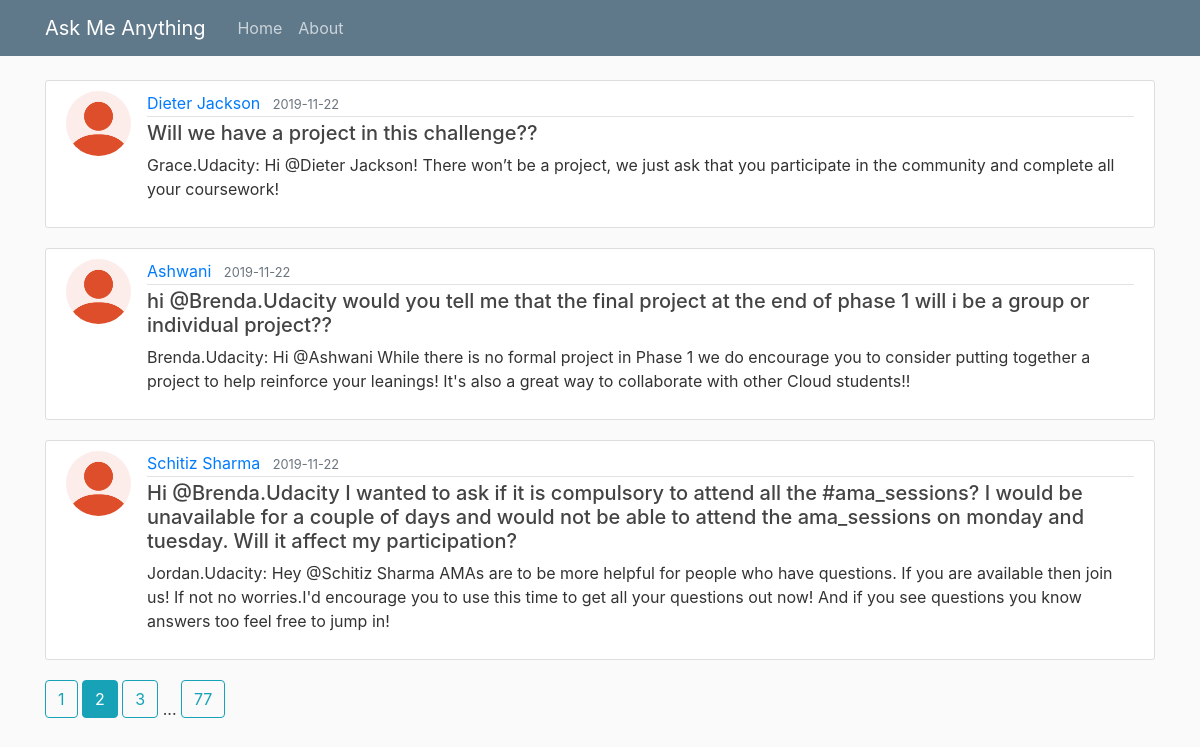
The page /home?page=2 on the database its author committed.
### flaskblog.py (models this page shows, shortened)
class Post(db.Model):
    id = db.Column(db.Integer, primary_key=True)
    title = db.Column(db.String(100), nullable=False)
    date_posted = db.Column(db.DateTime, nullable=False)
    content = db.Column(db.Text, nullable=False)
    author = db.Column(db.Text, nullable=False)
    udacity = db.Column(db.Text, nullable=False)

### flaskblog.py (the view)
@app.route("/")
@app.route("/home")
def home():
    page = request.args.get('page', 1, type=int)
    posts = Post.query.order_by(Post.date_posted.asc()).paginate(page=page, per_page=3)
    return render_template('home.html', posts=posts)

### templates/home.html
{% extends "layout.html" %}
{% block content %}
    {% for post in posts.items %}
        <article class="media content-section">
          <img class="rounded-circle article-img" src="{{ url_for('static', filename='profile_pics/default1.png') }}">
          <div class="media-body">
            <div class="article-metadata">
              <a class="mr-2" href="{{ url_for('user_posts', username=post.author) }}">{{ post.author }}</a>
              <small class="text-muted">{{ post.date_posted.strftime('%Y-%m-%d')  }}</small>
            </div>
            <h5><a class="article-title" href="#">{{ post.title }}</a></h5>
            <p class="article-content">{{post.udacity}}: {{ post.content }}</p>
          </div>
        </article>
    {% endfor %}
    {% for page_num in posts.iter_pages(left_edge=1, right_edge=1, left_current=1, right_current=2) %}
      {% if page_num %}
        {% if posts.page == page_num %}
          <a class="btn btn-info mb-4" href="{{ url_for('home', page=page_num) }}">{{ page_num }}</a>
        {% else %}
          <a class="btn btn-outline-info mb-4" href="{{ url_for('home', page=page_num) }}">{{ page_num }}</a>
        {% endif %}
      {% else %}
        ...
      {% endif %}
    {% endfor %}
{% endblock content %}

### static/main.css (style rules this page uses)
body { background: #fafafa; color: #333333; margin-top: 5rem; }
h1, h2, h3, h4, h5, h6 { color: #444444; }
.content-section { background: #ffffff; padding: 10px 20px; border: 1px solid #dddddd; border-radius: 3px; margin-bottom: 20px; }
.article-title { color: #444444; }
.article-content { white-space: pre-line; }
.article-img { height: 65px; width: 65px; margin-right: 16px; }
.article-metadata { padding-bottom: 1px; margin-bottom: 4px; border-bottom: 1px solid #e3e3e3 }

### rows shown on the page
Post: author "Dieter Jackson", date_posted "2019-11-22", title "Will we have a project in this challenge??", udacity "Grace.Udacity", content "Hi @Dieter Jackson! There won’t be a project, we just ask that you participate in the community and complete all your coursework!"
Post: author "Ashwani", date_posted "2019-11-22", title "hi @Brenda.Udacity would you tell me that the final project at the end of phase 1 will i be a group or individual project??", udacity "Brenda.Udacity", content "Hi @Ashwani While there is no formal project in Phase 1 we do encourage you to consider putting together a project to help reinforce your leanings! It's also a great way to collaborate with other Cloud students!!"
Post: author "Schitiz Sharma", date_posted "2019-11-22", title "Hi @Brenda.Udacity I wanted to ask if it is compulsory to attend all the #ama_sessions? I would be unavailable for a couple of days and would not be able to attend the ama_sessions on monday and tuesday. Will it affect my participation?", udacity "Jordan.Udacity", content "Hey @Schitiz Sharma AMAs are to be more helpful for people who have questions. If you are available then join us! If not no worries.I'd encourage you to use this time to get all your questions out now! And if you see questions you know answers too feel free to jump in!"

### other values the page prints
{{ page_num }} "1" "3" "77"
{{ page_num }} "2"
